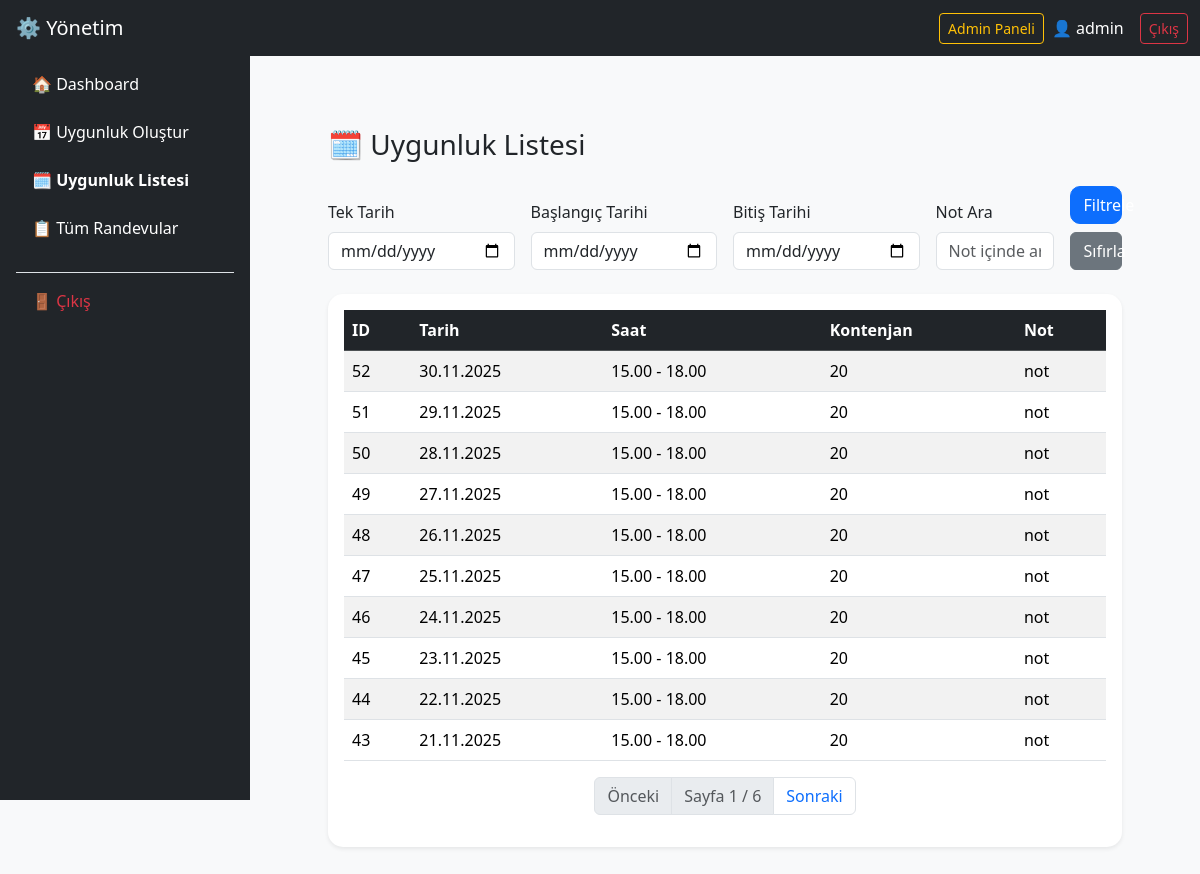
/appointments/admin/availability/list/ (signed in), run on an earlier commit of the app's database.
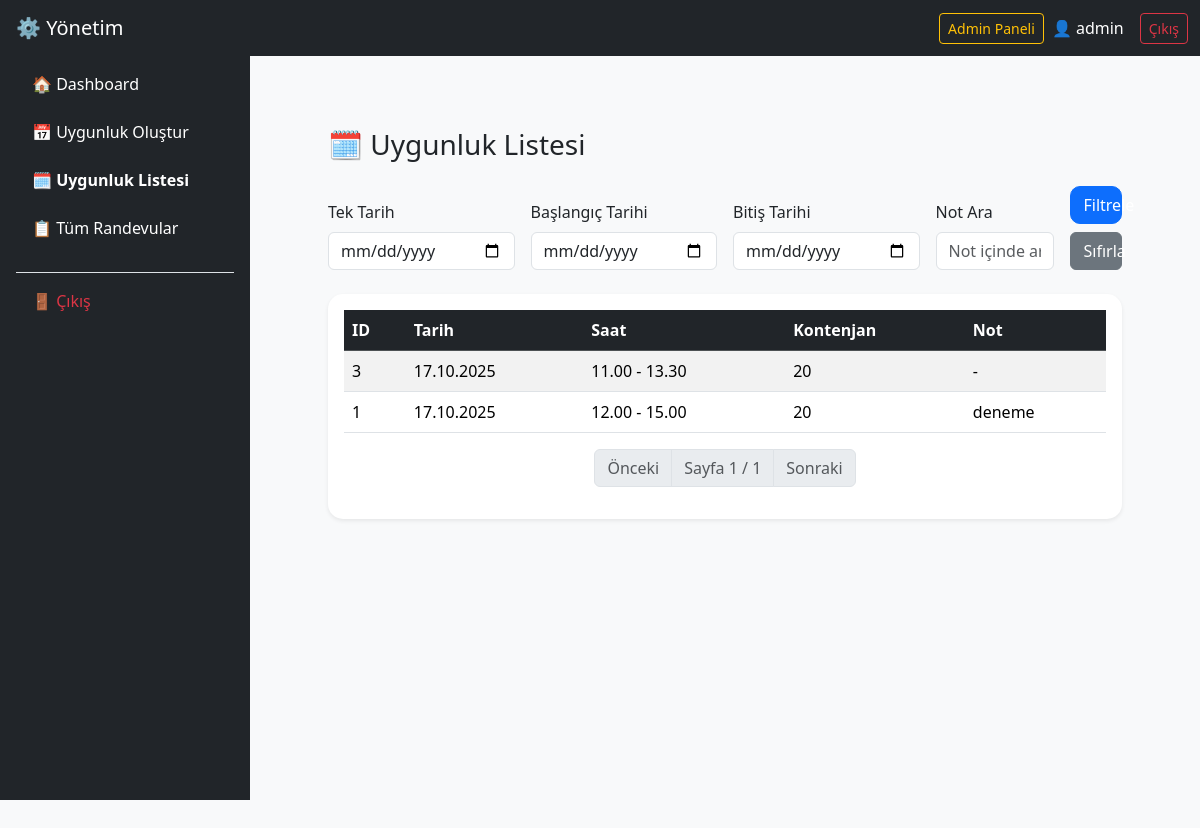
And on a later commit of the database.
### appointments/models.py (models this page shows, shortened)
class Availability(models.Model):
    admin = models.ForeignKey(
        User,
        on_delete=models.CASCADE,
        limit_choices_to={'role__name': 'Admin'},
        related_name='availabilities'
    )
    date = models.DateField()
    start_time = models.TimeField()
    end_time = models.TimeField()
    quota = models.PositiveIntegerField()
    note = models.TextField(blank=True, null=True)

### appointments/views.py (the view)
# urls.py: path('admin/availability/list/', views.availability_list_admin, name='availability_list_admin'),
@user_passes_test(is_admin)
def availability_list_admin(request):
    availabilities = Availability.objects.all().order_by('-date', 'start_time')
    single_date = request.GET.get('single_date')
    start_date = request.GET.get('start_date')
    end_date = request.GET.get('end_date')
    search_note = request.GET.get('note')
    if single_date:
        availabilities = availabilities.filter(date=single_date)
    elif start_date and end_date:
        availabilities = availabilities.filter(date__range=[start_date, end_date])
    elif start_date:
        availabilities = availabilities.filter(date__gte=start_date)
    elif end_date:
        availabilities = availabilities.filter(date__lte=end_date)
    if search_note:
        availabilities = availabilities.filter(note__icontains=search_note)
    paginator = Paginator(availabilities, 10)
    page_number = request.GET.get('page')
    page_obj = paginator.get_page(page_number)
    return render(request, 'appointments/admin_availability_list.html', {
        'page_obj': page_obj,
        'single_date': single_date,
        'start_date': start_date,
        'end_date': end_date,
        'search_note': search_note
    })

### appointments/views.py (called while the page is built)
def is_admin(user):
    return user.is_authenticated and user.role and user.role.name == 'Admin'

### appointments/templates/appointments/admin_availability_list.html (shortened to what this page needs)
{% extends 'appointments/base_admin.html' %}
{% block admin_content %}
<div class="container-fluid mt-4">
    <h3 class="mb-4">🗓️ Uygunluk Listesi</h3>
    <form method="get" class="row g-3 mb-4 align-items-end">
        <div class="col-md-3">
            <label class="form-label">Tek Tarih</label>
            <input type="date" name="single_date" value="{{ single_date }}" class="form-control">
        </div>
        <div class="col-md-3">
            <label class="form-label">Başlangıç Tarihi</label>
            <input type="date" name="start_date" value="{{ start_date }}" class="form-control">
        </div>
        <div class="col-md-3">
            <label class="form-label">Bitiş Tarihi</label>
            <input type="date" name="end_date" value="{{ end_date }}" class="form-control">
        </div>
        <div class="col-md-2">
            <label class="form-label">Not Ara</label>
            <input
                    type="text"
                    name="note"
                    value="{{ search_note|default_if_none:'' }}"
                    class="form-control"
                    placeholder="Not içinde ara...">
        </div>
        <div class="col-md-1 d-flex flex-column gap-2">
            <button type="submit" class="btn btn-primary w-100">Filtrele</button>
            <a href="{% url 'availability_list_admin' %}" class="btn btn-secondary w-100">Sıfırla</a>
        </div>
    </form>
    <div class="card shadow-sm border-0">
        <div class="card-body">
            <table class="table table-striped table-hover align-middle">
                <thead class="table-dark">
                <tr>
                    <th>ID</th>
                    <th>Tarih</th>
                    <th>Saat</th>
                    <th>Kontenjan</th>
                    <th>Not</th>
                </tr>
                </thead>
                <tbody>
                {% for availability in page_obj %}
                <tr>
                    <td>{{ availability.id }}</td>
                    <td>{{ availability.date|date:"d.m.Y" }}</td>
                    <td>{{ availability.start_time|time:"H.i" }} - {{ availability.end_time|time:"H.i" }}</td>
                    <td>{{ availability.quota }}</td>
                    <td>{{ availability.note|default:"-" }}</td>
                </tr>
                {% empty %}
                <tr>
                    <td colspan="5" class="text-center text-muted">Henüz uygunluk eklenmemiş.</td>
                </tr>
                {% endfor %}
                </tbody>
            </table>
            <nav aria-label="Page navigation">
                <ul class="pagination justify-content-center mt-3">
                    {% if page_obj.has_previous %}
                    <li class="page-item">
                        <a class="page-link" href="?page={{ page_obj.previous_page_number }}">Önceki</a>
                    </li>
                    {% else %}
                    <li class="page-item disabled"><span class="page-link">Önceki</span></li>
                    {% endif %}
                    <li class="page-item disabled">
                        <span class="page-link">Sayfa {{ page_obj.number }} / {{ page_obj.paginator.num_pages }}</span>
                    </li>
                    {% if page_obj.has_next %}
                    <li class="page-item">
                        <a class="page-link" href="?page={{ page_obj.next_page_number }}">Sonraki</a>
                    </li>
                    {% else %}
                    <li class="page-item disabled"><span class="page-link">Sonraki</span></li>
                    {% endif %}
                </ul>
            </nav>
        </div>
    </div>
</div>
{% endblock %}

What changed in the data, as far as the page shows it:
removed Availability: id "52", date "30.11.2025", start_time "15.00", end_time "18.00", quota "20", note "not"
removed Availability: id "51", date "29.11.2025", start_time "15.00", end_time "18.00", quota "20", note "not"
removed Availability: id "50", date "28.11.2025", start_time "15.00", end_time "18.00", quota "20", note "not"
removed Availability: id "49", date "27.11.2025", start_time "15.00", end_time "18.00", quota "20", note "not"
removed Availability: id "48", date "26.11.2025", start_time "15.00", end_time "18.00", quota "20", note "not"
removed Availability: id "47", date "25.11.2025", start_time "15.00", end_time "18.00", quota "20", note "not"
removed Availability: id "46", date "24.11.2025", start_time "15.00", end_time "18.00", quota "20", note "not"
removed Availability: id "45", date "23.11.2025", start_time "15.00", end_time "18.00", quota "20", note "not"
removed Availability: id "44", date "22.11.2025", start_time "15.00", end_time "18.00", quota "20", note "not"
removed Availability: id "43", date "21.11.2025", start_time "15.00", end_time "18.00", quota "20", note "not"
now on this page (row edited): Availability: id "3", date "17.10.2025", start_time "11.00", end_time "13.30", quota "20", note "-"
now on this page (row edited): Availability: id "1", date "17.10.2025", start_time "12.00", end_time "15.00", quota "20", note "deneme"
Also different on the page:
{{ page_obj.paginator.num_pages }}: "6" → "1"
